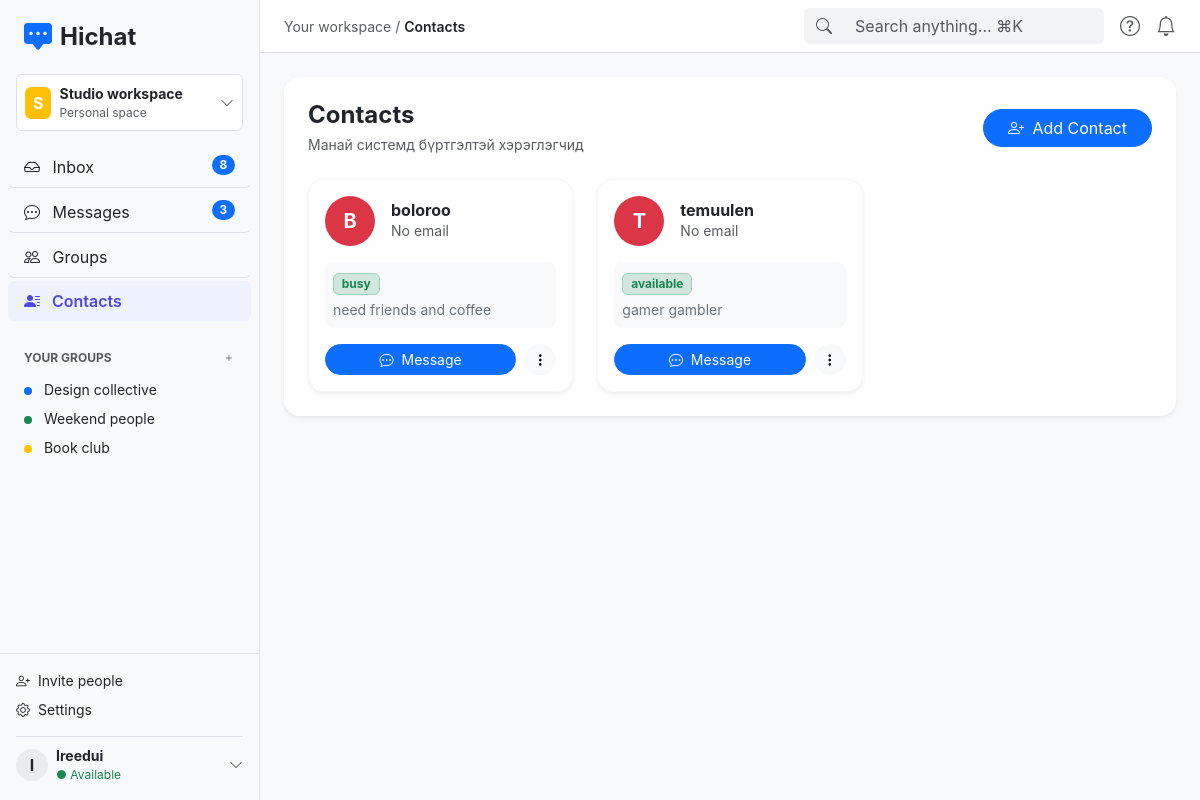
/contacts/, run on the app's committed database.
### core/models.py (models this page shows, shortened)
class Profile(models.Model):
    STATUS_CHOICES = (
        ('available', 'Available'),
        ('busy', 'Busy'),
        ('away', 'Away'),
        ('offline', 'Offline'),
    )
    user = models.OneToOneField(User, on_delete=models.CASCADE, related_name='profile')
    bio = models.TextField(blank=True, default="IT & AI Student | Passionate about building awesome web products.")
    status = models.CharField(max_length=20, choices=STATUS_CHOICES, default='available')
    avatar_color = models.CharField(max_length=20, default='bg-primary')

### core/views.py (the view)
# urls.py: path('contacts/', views.contacts_view, name='contacts'),
def contacts_view(request):
    if request.user.is_authenticated:
        profiles = Profile.objects.exclude(user=request.user)
    else:
        profiles = Profile.objects.all()
    return render(request, 'contacts.html', {'profiles': profiles})

### templates/contacts.html
{% extends 'base.html' %}
{% block breadcrumbs %}Contacts{% endblock %}
{% block content %}
<div class="card border-0 shadow-sm rounded-4 p-4">
    <div class="d-flex justify-content-between align-items-center mb-4">
        <div>
            <h4 class="fw-bold mb-1">Contacts</h4>
            <p class="text-muted small mb-0">Манай системд бүртгэлтэй хэрэглэгчид</p>
        </div>
        <button class="btn btn-primary rounded-pill px-4">
            <i class="bi bi-person-plus me-1"></i> Add Contact
        </button>
    </div>
    <div class="row g-4">
        {% for p in profiles %}
        <div class="col-md-6 col-lg-4">
            <div class="card border border-light shadow-sm rounded-4 h-100 p-3 hover-shadow transition">
                <div class="d-flex align-items-center gap-3 mb-3">
                    <div class="avatar bg-danger text-white d-flex align-items-center justify-content-center rounded-circle fw-bold fs-5" style="width: 50px; height: 50px;">
                        {{ p.user.username|slice:":1"|upper }}
                    </div>
                    <div class="overflow-hidden">
                        <h6 class="fw-bold mb-0 text-dark text-truncate">{{ p.user.username }}</h6>
                        <small class="text-muted d-block text-truncate">{{ p.user.email|default:"No email" }}</small>
                    </div>
                </div>
                <div class="bg-light p-2 rounded-3 mb-3">
                    <span class="badge bg-success-subtle text-success border border-success-subtle mb-1">
                        {{ p.status|default:"Available" }}
                    </span>
                    <p class="small text-secondary mb-0 text-truncate">
                        {{ p.bio|default:"No bio provided yet." }}
                    </p>
                </div>
                <div class="mt-auto d-flex gap-2">
                    <a href="{% url 'messages_with_user' p.user.id %}" class="btn btn-sm btn-primary flex-grow-1 rounded-pill">
                        <i class="bi bi-chat-dots me-1"></i> Message
                    </a>
                    <button class="btn btn-sm btn-light rounded-circle" title="View Profile">
                        <i class="bi bi-three-dots-vertical"></i>
                    </button>
                </div>
            </div>
        </div>
        {% empty %}
        <div class="col-12 text-center text-muted py-5">
            <i class="bi bi-people fs-1 d-block mb-2 text-secondary"></i>
            <p>Одоогоор өөр харилцах хэрэглэгч олдсонгүй.</p>
        </div>
        {% endfor %}
    </div>
</div>
{% endblock %}

### templates/base.html (shortened to what this page needs)
{% load static %}
<!DOCTYPE html>
<html lang="mn">
<head>
    <link href="https://cdn.jsdelivr.net/npm/bootstrap@5.3.0/dist/css/bootstrap.min.css" rel="stylesheet">
    <link rel="stylesheet" href="https://cdn.jsdelivr.net/npm/bootstrap-icons@1.11.0/font/bootstrap-icons.css">
    <link rel="stylesheet" href="{% static 'css/style.css' %}">
</head>
<body>
    <div class="d-flex" id="wrapper">
        <div class="sidebar-wrapper bg-light border-end" id="sidebar-wrapper">
            <div class="sidebar-heading px-4 py-3 d-flex align-items-center">
                <i class="bi bi-chat-square-dots-fill text-primary fs-3 me-2"></i>
                <span class="fs-4 fw-bold">Hichat</span>
            </div>
            <div class="px-3 mb-3">
                <div class="p-2 border rounded bg-white d-flex align-items-center justify-content-between">
                    <div class="d-flex align-items-center">
                        <div class="bg-warning text-white rounded p-1 me-2 fw-bold px-2">S</div>
                        <div>
                            <div class="fw-bold small">Studio workspace</div>
                            <div class="text-muted extra-small">Personal space</div>
                        </div>
                    </div>
                    <i class="bi bi-chevron-down text-muted small"></i>
                </div>
            </div>
            <div class="list-group list-group-flush px-2">
                <a href="{% url 'inbox' %}" class="list-group-item list-group-item-action bg-transparent rounded mb-1 {% if request.resolver_match.url_name == 'inbox' %}active{% endif %}">
                    <i class="bi bi-inbox me-2"></i> Inbox <span class="badge bg-primary rounded-pill float-end">8</span>
                </a>
                <a href="{% url 'messages' %}" class="list-group-item list-group-item-action bg-transparent rounded mb-1 {% if request.resolver_match.url_name == 'messages' %}active{% endif %}">
                    <i class="bi bi-chat-dots me-2"></i> Messages <span class="badge bg-primary rounded-pill float-end">3</span>
                </a>
                <a href="{% url 'groups' %}" class="list-group-item list-group-item-action bg-transparent rounded mb-1 {% if request.resolver_match.url_name == 'groups' %}active{% endif %}">
                    <i class="bi bi-people me-2"></i> Groups
                </a>
                <a href="{% url 'contacts' %}" class="list-group-item list-group-item-action bg-transparent rounded mb-1 {% if request.resolver_match.url_name == 'contacts' %}active{% endif %}">
                    <i class="bi bi-person-lines-fill me-2"></i> Contacts
                </a>
                <div class="text-uppercase text-muted extra-small fw-bold px-3 mt-4 mb-2 d-flex justify-content-between align-items-center">
                    <span>Your Groups</span>
                    <i class="bi bi-plus"></i>
                </div>
                <a href="#" class="list-group-item list-group-item-action bg-transparent border-0 small py-1">
                    <span class="dot bg-primary me-2"></span> Design collective
                </a>
                <a href="#" class="list-group-item list-group-item-action bg-transparent border-0 small py-1">
                    <span class="dot bg-success me-2"></span> Weekend people
                </a>
                <a href="#" class="list-group-item list-group-item-action bg-transparent border-0 small py-1">
                    <span class="dot bg-warning me-2"></span> Book club
                </a>
            </div>
            <div class="sidebar-footer px-3 py-3 border-top mt-auto">
                <a href="#" class="d-flex align-items-center text-decoration-none text-dark mb-2 small">
                    <i class="bi bi-person-plus me-2"></i> Invite people
                </a>
                <a href="{% url 'settings' %}" class="d-flex align-items-center text-decoration-none text-dark small mb-3">
                    <i class="bi bi-gear me-2"></i> Settings
                </a>
                <div class="d-flex align-items-center justify-content-between pt-2 border-top">
                    <div class="d-flex align-items-center">
                        <div class="avatar me-2">I</div>
                        <div>
                            <div class="fw-bold small">Ireedui</div>
                            <div class="text-success extra-small">● Available</div>
                        </div>
                    </div>
                    <i class="bi bi-chevron-down text-muted small"></i>
                </div>
            </div>
        </div>
        <div id="page-content-wrapper" class="w-100">
            <nav class="navbar navbar-expand-lg navbar-light bg-white border-bottom px-4 py-2">
                <div class="container-fluid p-0">
                    <div class="text-muted small">Your workspace / <span class="fw-semibold text-dark">{% block breadcrumbs %}Inbox{% endblock %}</span></div>
                    <div class="d-flex align-items-center">
                        <div class="input-group search-bar me-3">
                            <span class="input-group-text bg-light border-0"><i class="bi bi-search text-muted"></i></span>
                            <input type="text" class="form-control bg-light border-0 shadow-none" placeholder="Search anything... ⌘K">
                        </div>
                        <i class="bi bi-question-circle text-muted fs-5 me-3"></i>
                        <i class="bi bi-bell text-muted fs-5"></i>
                    </div>
                </div>
            </nav>
            <div class="container-fluid p-4">
                {% block content %}
                {% endblock %}
            </div>
        </div>
    </div>
</body>
</html>

### static/css/style.css (style rules this page uses)
body { font-family: -apple-system, BlinkMacSystemFont, "Segoe UI", Roboto, Helvetica, Arial, sans-serif; background-color: #f8f9fa; overflow-x: hidden; }
#wrapper { min-height: 100vh; }
.sidebar-wrapper { width: 260px; min-width: 260px; display: flex; flex-direction: column; justify-content: space-between; }
.extra-small { font-size: 0.75rem; }
.dot { display: inline-block; width: 8px; height: 8px; border-radius: 50%; }
.avatar { width: 32px; height: 32px; background-color: #e9ecef; border-radius: 50%; display: flex; align-items: center; justify-content: center; font-weight: bold; }
.search-bar { width: 300px; }
.search-bar input, .search-bar .input-group-text { background-color: #f1f3f5 !important; }
.list-group-item.active { background-color: #eef2ff !important; color: #4f46e5 !important; border: none; font-weight: 600; }

### data on the page
Profile: user.username "B", user.username "boloroo", user.email "No email", status "busy", bio "need friends and coffee"
Profile: user.username "T", user.username "temuulen", user.email "No email", status "available", bio "gamer gambler"
